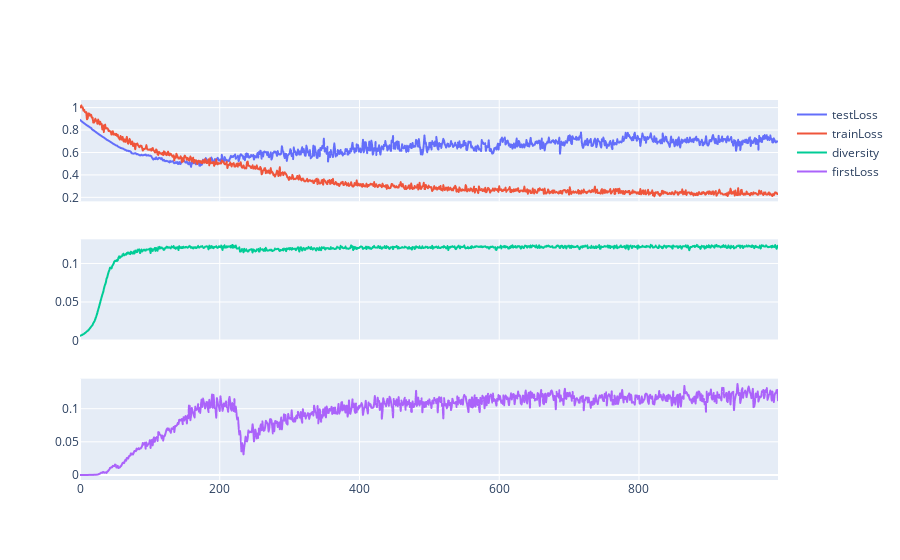

The notebook cell saved with this chart:
### Code cell
import plotly.graph_objects as go
import plotly.subplots 
dicts_virgin = copy.deepcopy(dicts)
# dicts_virgin = [d for d in dicts_virgin if (d["weighted_learn"])]
dicts_virgin = [d for d in dicts_virgin if (d["corr"])&(d["weighted_learn"])]
dfs = [pd.DataFrame(d["indicators"]) for d in dicts_virgin ]
the_df = pd.concat([pd.concat([df[c] for df in dfs],axis=1).mean(axis=1) for c in dfs[0].columns],axis=1)
the_df = pd.DataFrame(the_df.values,columns=dfs[0].columns)
fig = plotly.subplots.make_subplots(3,1,shared_xaxes=True)

# fig.add_trace(go.Scattergl(y = the_df["simple_testLoss"] - the_df["train_est_loss"],),1,1)
fig.add_trace(go.Scattergl(y = the_df["simple_testLoss"],name="testLoss"),1,1)
fig.add_trace(go.Scattergl(y = the_df["train_est_loss"],name="trainLoss"),1,1)


fig.add_trace(go.Scattergl(y = the_df["train_weight_diversity"],name="diversity"),2,1)
fig.add_trace(go.Scattergl(y = the_df["train_first_loss"],name="firstLoss"),3,1)
# fig.add_trace(go.Scattergl(y = the_df["train_weight_diversity"] - the_df["train_first_loss"],name="firstLoss"),3,1)


# fig.add_trace(go.Scattergl(y = the_df[""],name="diversity"),2,1)

# fig.add_trace(go.Scattergl(y = the_df["train_first_grad"] - the_df["train_first_grad_abs"],),2,1)


fig

### Figure 1 — Plotly figure (JSON) as saved in the notebook; plotly's stock layout.template omitted (floating-point values rounded to 4 significant figures; data arrays with more than 128 entries replaced by an {"elided": "..."} marker saying what was removed)
{"data": [{"name": "testLoss", "type": "scattergl", "xaxis": "x", "y": {"elided": "1000 float values"}, "yaxis": "y"}, {"name": "trainLoss", "type": "scattergl", "xaxis": "x", "y": {"elided": "1000 float values"}, "yaxis": "y"}, {"name": "diversity", "type": "scattergl", "xaxis": "x2", "y": {"elided": "1000 float values"}, "yaxis": "y2"}, {"name": "firstLoss", "type": "scattergl", "xaxis": "x3", "y": {"elided": "1000 float values"}, "yaxis": "y3"}], "layout": {"xaxis": {"anchor": "y", "domain": [0, 1], "matches": "x3", "showticklabels": false}, "xaxis2": {"anchor": "y2", "domain": [0, 1], "matches": "x3", "showticklabels": false}, "xaxis3": {"anchor": "y3", "domain": [0, 1]}, "yaxis": {"anchor": "x", "domain": [0.7333, 1]}, "yaxis2": {"anchor": "x2", "domain": [0.3667, 0.6333]}, "yaxis3": {"anchor": "x3", "domain": [0, 0.2667]}}}
